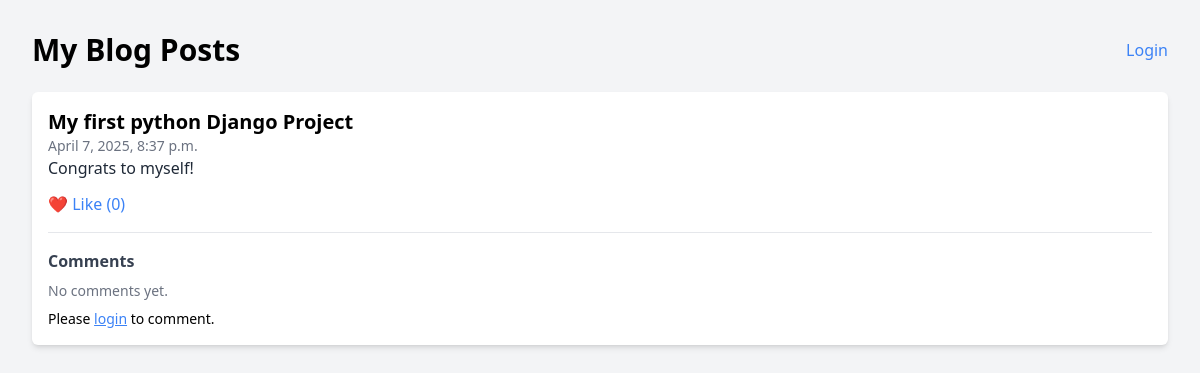
The app's page /, older data.
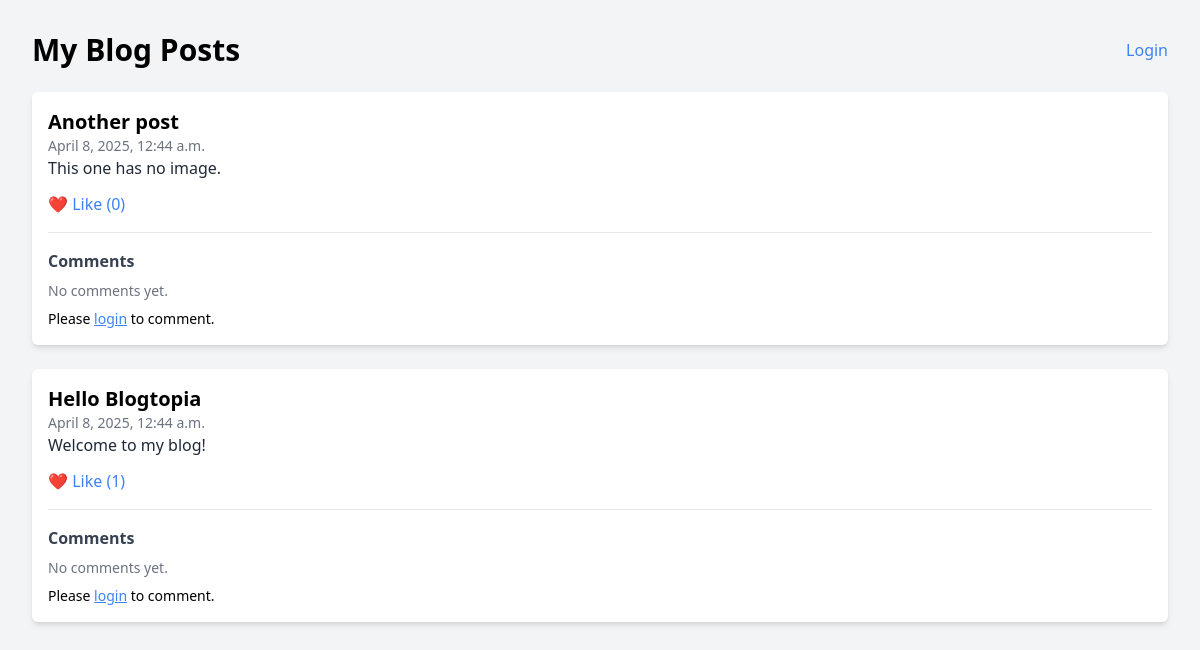
The same page, newer data.
### blog/models.py (models this page shows, shortened)
class BlogPost(models.Model):
    title = models.CharField(max_length=255)
    content = models.TextField()
    image = models.ImageField(upload_to='post_images/', blank=True, null=True)
    created_at = models.DateTimeField(auto_now_add=True)
    author = models.ForeignKey(User, on_delete=models.CASCADE, null=True, blank=True)

### blog/views.py (the view)
# urls.py: path('', views.homepage, name='homepage'),
def homepage(request):
    posts = Post.objects.all().order_by('-created_at')
    comment_forms = {post.id: CommentForm() for post in posts}
    return render(request, 'blog/home.html', {
        'posts': posts,
        'comment_forms': comment_forms,
    })

### blog/templates/blog/home.html (shortened to what this page needs)
{% load custom_tags %}
<!DOCTYPE html>
<html lang="en">
  <head>
    <script src="https://cdn.tailwindcss.com"></script>
  </head>
  <body class="bg-gray-100 p-8">
    <div class="flex justify-between items-center mb-6">
      <h1 class="text-3xl font-bold">My Blog Posts</h1>
      {% if user.is_authenticated %}
      <form method="post" action="{% url 'logout' %}">
        {% csrf_token %}
        <button
          type="submit"
          class="bg-red-500 hover:bg-red-600 text-white font-semibold py-2 px-4 rounded"
        >
          Logout
        </button>
      </form>
      {% else %}
      <a href="{% url 'login' %}" class="text-blue-500 hover:underline">Login</a>
      {% endif %}
    </div>
    {% for post in posts %}
    <div class="bg-white shadow-md rounded-md p-4 mb-6">
      <h2 class="text-xl font-semibold">{{ post.title }}</h2>
      <p class="text-gray-500 text-sm">{{ post.created_at }}</p>
      <p class="text-gray-800">{{ post.content|truncatechars:200 }}</p>
      <button
        class="like-button mt-3 text-blue-500"
        data-post-id="{{ post.id }}"
      >
        ❤️ Like (<span id="likes-count-{{ post.id }}">{{ post.likes.count }}</span>)
      </button>
      <div class="mt-4 border-t pt-4">
        <h3 class="font-semibold mb-2 text-gray-700">Comments</h3>
        {% for comment in post.comments.all %}
        <div class="mb-2 text-sm">
          <span class="font-semibold text-gray-800">{{ comment.user.username }}</span>
          <span class="text-gray-600">said:</span>
          <p class="text-gray-700 ml-2">{{ comment.content }}</p>
        </div>
        {% empty %}
        <p class="text-gray-500 text-sm">No comments yet.</p>
        {% endfor %}
        {% if user.is_authenticated %}
        <form method="post" action="{% url 'add_comment' post.id %}" class="mt-2">
          {% csrf_token %}
          {% with comment_forms|get_item:post.id as comment_form %}
            {{ comment_form.as_p }}
          {% endwith %}
          <button
            class="bg-green-500 hover:bg-green-600 text-white py-1 px-3 rounded text-sm mt-1"
          >
            Add Comment
          </button>
        </form>
        {% else %}
        <p class="text-sm mt-2">
          Please <a href="{% url 'login' %}" class="text-blue-500 underline">login</a> to comment.
        </p>
        {% endif %}
      </div>
    </div>
    {% empty %}
    <p>No posts yet.</p>
    {% endfor %}
  </body>
</html>

Row changes from the older to the newer data that the page shows:
removed BlogPost: title "My first python Django Project", created_at "April 7, 2025, 8:37 p.m.", content "Congrats to myself!", likes.count "0"
added BlogPost: title "Another post", created_at "April 8, 2025, 12:44 a.m.", content "This one has no image.", likes.count "0"
added BlogPost: title "Hello Blogtopia", created_at "April 8, 2025, 12:44 a.m.", content "Welcome to my blog!", likes.count "1"
